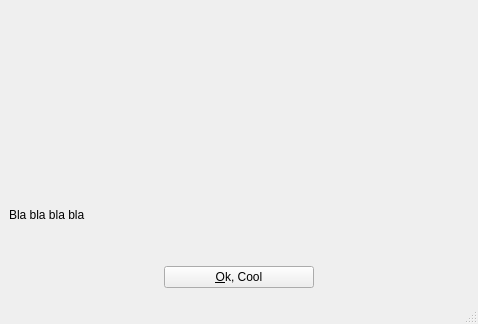
<?xml version="1.0" encoding="UTF-8"?>
<ui version="4.0">
 <class>MainWindow</class>
 <widget class="QMainWindow" name="MainWindow">
  <property name="geometry">
   <rect>
    <x>0</x>
    <y>0</y>
    <width>477</width>
    <height>324</height>
   </rect>
  </property>
  <property name="windowTitle">
   <string>MainWindow</string>
  </property>
  <widget class="QWidget" name="centralwidget">
   <layout class="QGridLayout" name="gridLayout">
    <item row="0" column="0">
     <widget class="QLabel" name="label_3">
      <property name="maximumSize">
       <size>
        <width>150</width>
        <height>150</height>
       </size>
      </property>
      <property name="text">
       <string/>
      </property>
      <property name="pixmap">
       <pixmap resource="resources.qrc">:/imgs/imgs/cbpf.jpeg</pixmap>
      </property>
      <property name="scaledContents">
       <bool>true</bool>
      </property>
     </widget>
    </item>
    <item row="0" column="2">
     <widget class="QLabel" name="label">
      <property name="maximumSize">
       <size>
        <width>150</width>
        <height>150</height>
       </size>
      </property>
      <property name="text">
       <string/>
      </property>
      <property name="pixmap">
       <pixmap resource="resources.qrc">:/imgs/imgs/CERN-logo.jpg</pixmap>
      </property>
      <property name="scaledContents">
       <bool>true</bool>
      </property>
     </widget>
    </item>
    <item row="0" column="1">
     <widget class="QLabel" name="label_2">
      <property name="maximumSize">
       <size>
        <width>150</width>
        <height>150</height>
       </size>
      </property>
      <property name="text">
       <string/>
      </property>
      <property name="pixmap">
       <pixmap resource="resources.qrc">:/imgs/imgs/Open-source-hardware-logo.svg.png</pixmap>
      </property>
      <property name="scaledContents">
       <bool>true</bool>
      </property>
     </widget>
    </item>
    <item row="1" column="0" colspan="3">
     <widget class="QLabel" name="label_4">
      <property name="minimumSize">
       <size>
        <width>460</width>
        <height>80</height>
       </size>
      </property>
      <property name="maximumSize">
       <size>
        <width>460</width>
        <height>80</height>
       </size>
      </property>
      <property name="text">
       <string>Bla bla bla bla</string>
      </property>
     </widget>
    </item>
    <item row="2" column="1">
     <widget class="QPushButton" name="pushButton">
      <property name="maximumSize">
       <size>
        <width>16777215</width>
        <height>16777215</height>
       </size>
      </property>
      <property name="text">
       <string>&amp;Ok, Cool</string>
      </property>
     </widget>
    </item>
   </layout>
  </widget>
  <widget class="QMenuBar" name="menubar">
   <property name="geometry">
    <rect>
     <x>0</x>
     <y>0</y>
     <width>477</width>
     <height>19</height>
    </rect>
   </property>
  </widget>
  <widget class="QStatusBar" name="statusbar"/>
 </widget>
 <resources>
  <include location="resources.qrc"/>
 </resources>
 <connections/>
</ui>
